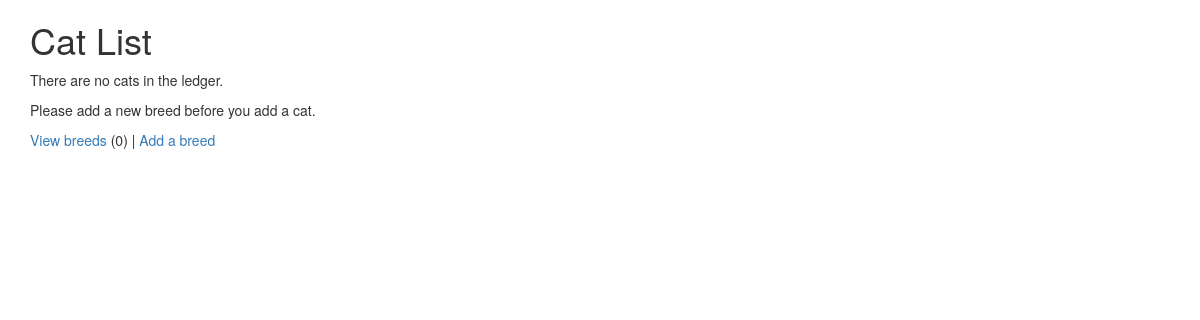
The page /cats/ (signed in) on the database as committed earlier.
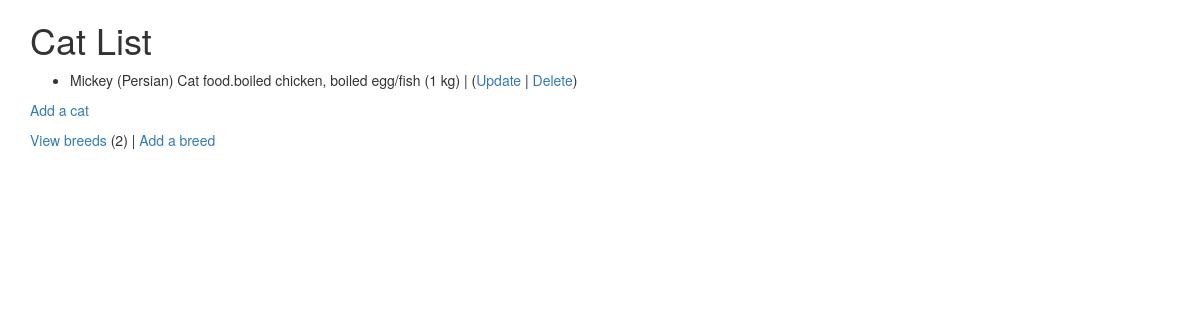
The same page on the database as committed later.
### cats/models.py (models this page shows, shortened)
class Cat(models.Model):
    nickname = models.CharField(
            max_length=200,
            validators=[MinLengthValidator(2, "Nickname must be greater than 1 character")]
    )
    weight = models.PositiveIntegerField()
    foods = models.CharField(max_length=300)
    breed = models.ForeignKey('Breed', on_delete=models.CASCADE, null=False)

class Breed(models.Model):
    name = models.CharField(
            max_length=200,
            validators=[MinLengthValidator(2, "Breed must be greater than 1 character")]
    )
    def __str__(self):
        return self.name

### cats/views.py (the view)
# urls.py: path('', views.CatList.as_view(), name='all'),
class CatList (LoginRequiredMixin, View) :
    def get(self, request) :
        br = Breed.objects.all().count()
        cl = Cat.objects.all()
        ctx = {'breed_count': br, 'cat_list': cl}
        return render (request, 'cats/cat_list.html', ctx)

### cats/templates/cats/cat_list.html
{% extends "base_bootstrap.html" %}
{% block content %}
  <h1>Cat List</h1>
  {% if cat_list %}
  <ul>
    {% for cat in cat_list %}
      <li>
          {{ cat.nickname }} ({{ cat.breed }})
          {{ cat.foods }} ({{ cat.weight}} kg) |
          (<a href="{% url 'cats:cat_update' cat.id %}">Update</a> |
          <a href="{% url 'cats:cat_delete' cat.id %}">Delete</a>) <br/>
      </li>
    {% endfor %}
  </ul>
  {% else %}
    <p>There are no cats in the ledger.</p>
  {% endif %}
 <p>
    {% if breed_count > 0 %}
      <a href="{% url 'cats:cat_entry' %}">Add a cat</a>
    {% else %}
      Please add a new breed before you add a cat.
    {% endif %}
  </p>
  <p>
  <a href="{% url 'cats:breed_list' %}">View breeds</a> ({{ breed_count }}) |
    <a href="{% url 'cats:breed_entry' %}">Add a breed</a>
  </p>
{% endblock %}

Rows that differ between the two databases and show on the page:
added Cat: nickname "Mickey", breed "Persian", foods "Cat food.boiled chicken, boiled egg/fish", weight "1"
Other text that changed with them:
{{ breed_count }}: "0" → "2"
text no longer shown: "There are no cats in the ledger. Please add a new breed before you add a cat."
text now shown: "Add a cat"
